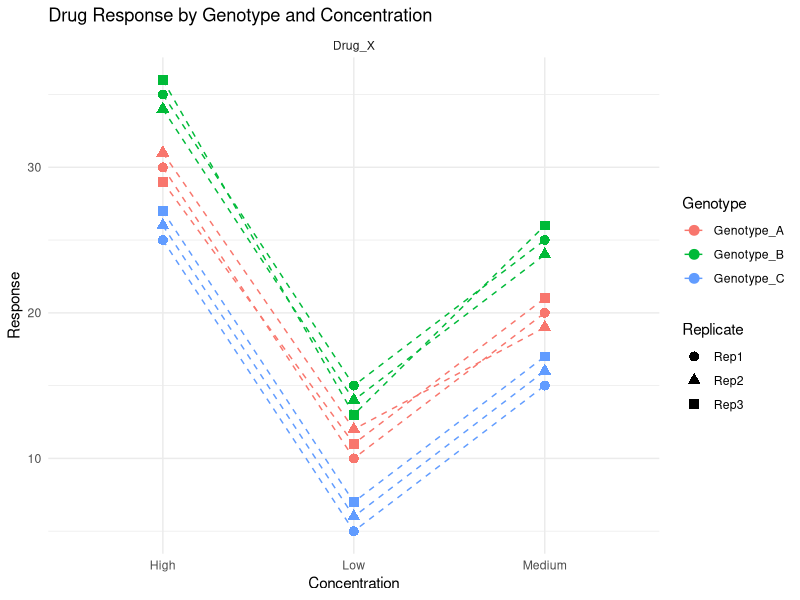
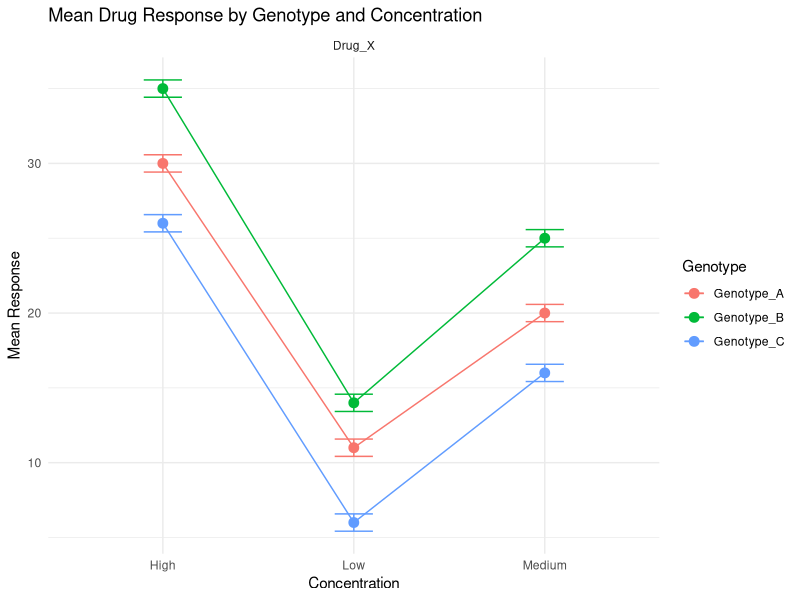

These charts were generated, in order, by the following R code:
# Messing around with tidy data for gSORG analysis

# Create data
library(tidyverse)

# Create a wide format dataset with replicates for each drug concentration and genotype
drug_data <- tibble(
  Genotype = c(rep("Genotype_A", 3), rep("Genotype_B", 3), rep("Genotype_C", 3)),
  Drug = rep("Drug_X", 9),
  Concentration = rep(c("Low", "Medium", "High"), 3),
  Rep1 = c(10, 20, 30, 15, 25, 35, 5, 15, 25),
  Rep2 = c(12, 19, 31, 14, 24, 34, 6, 16, 26),
  Rep3 = c(11, 21, 29, 13, 26, 36, 7, 17, 27)
)

# View the wide-format data
print(drug_data)

# Convert to tidy
# Convert the wide-format data to tidy format
tidy_drug_data <- drug_data %>%
  pivot_longer(cols = starts_with("Rep"),  # Pivot the Rep1, Rep2, Rep3 columns
               names_to = "Replicate",     # New column for replicate names
               values_to = "Response")     # New column for response values

# View the tidy data
print(tidy_drug_data)

# Plot the responses by drug and concentration, colored by genotype
ggplot(tidy_drug_data, aes(x = Concentration, y = Response, color = Genotype)) +
  geom_point(aes(shape = Replicate), size = 3) +   # Plot points for each replicate
  geom_line(aes(group = interaction(Genotype, Replicate)), linetype = "dashed") +  # Connect points for each replicate
  facet_wrap(~ Drug) +  # Facet by drug
  labs(title = "Drug Response by Genotype and Concentration", 
       x = "Concentration", y = "Response") +
  theme_minimal()

# Summarise data

# Assume `tidy_drug_data` is the tidy dataset you obtained earlier

# Summarize data to calculate mean and SEM for each genotype, drug, and concentration combination
summary_data <- tidy_drug_data %>%
  group_by(Genotype, Drug, Concentration) %>%
  summarize(
    Mean_Response = mean(Response),  # Calculate the mean response
    SEM = sd(Response) / sqrt(n())   # Calculate the standard error of the mean (SEM)
  ) %>%
  ungroup()

# View the summarized data
print(summary_data)

# Plot the summarized data with error bars for SEM
ggplot(summary_data, aes(x = Concentration, y = Mean_Response, color = Genotype)) +
  geom_point(size = 3) +   # Plot points for the mean response
  geom_line(aes(group = Genotype)) +  # Connect points with lines for each genotype
  geom_errorbar(aes(ymin = Mean_Response - SEM, ymax = Mean_Response + SEM), 
                width = 0.2) +  # Add error bars for SEM
  facet_wrap(~ Drug) +  # Facet by drug
  labs(title = "Mean Drug Response by Genotype and Concentration", 
       x = "Concentration", y = "Mean Response") +
  theme_minimal()

